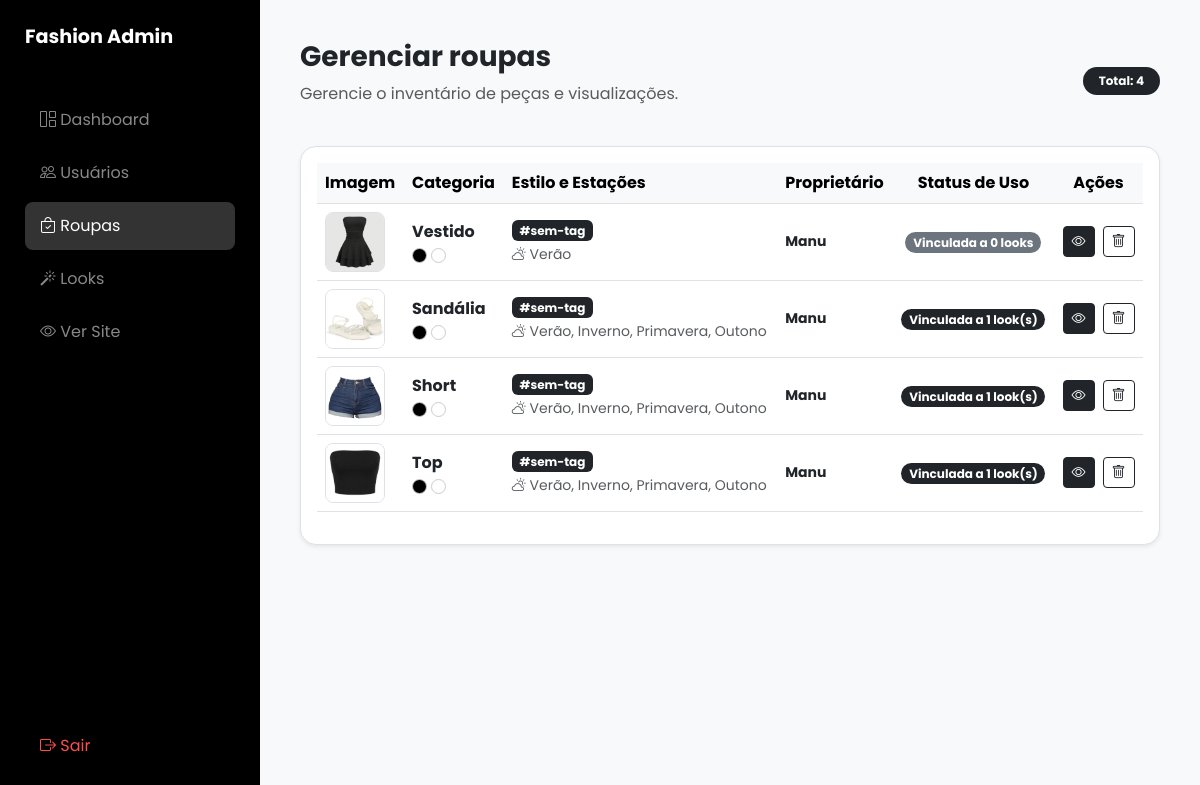
The app's page /TCC/admin/roupas_lista.php (signed in) with its own data.
### tables this page shows
CREATE TABLE IF NOT EXISTS `roupas` (
  `id` int NOT NULL AUTO_INCREMENT,
  `idusuario` int NOT NULL,
  `foto` varchar(255) NOT NULL,
  `cor1` varchar(20) DEFAULT NULL,
  `cor2` varchar(20) DEFAULT NULL,
  `idCategoria` int NOT NULL,
  `idEstacao` int DEFAULT NULL,
  `estacoes` varchar(255) DEFAULT NULL,
  `tags` text,
  PRIMARY KEY (`id`),
  KEY `idusuario` (`idusuario`),
  KEY `idCategoria` (`idCategoria`),
  KEY `fk_roupas_estacao` (`idEstacao`)
);

CREATE TABLE IF NOT EXISTS `categorias` (
  `id` int NOT NULL AUTO_INCREMENT,
  `nome` varchar(50) NOT NULL,
  PRIMARY KEY (`id`)
);

CREATE TABLE IF NOT EXISTS `usuarios` (
  `id` int NOT NULL AUTO_INCREMENT,
  `nome` varchar(100) NOT NULL,
  `nome_usuario` varchar(50) NOT NULL,
  `email` varchar(100) NOT NULL,
  `cpf` varchar(11) NOT NULL,
  `senha` varchar(255) NOT NULL,
  `token_redefinicao` varchar(255) DEFAULT NULL,
  `token_expires_at` datetime DEFAULT NULL,
  `foto` varchar(255) DEFAULT NULL,
  `telefone` varchar(20) DEFAULT NULL,
  `data_nascimento` date DEFAULT NULL,
  `nivel_acesso` enum('usuario','admin') NOT NULL DEFAULT 'usuario',
  PRIMARY KEY (`id`),
  UNIQUE KEY `nome_usuario` (`nome_usuario`),
  UNIQUE KEY `email` (`email`),
  UNIQUE KEY `cpf` (`cpf`)
);

### TCC/admin/roupas_lista.php (the view, shortened to what this page needs)
<?php
require_once("header_admin.php");
$resEstacoes = $con->query("SELECT id, nome FROM estacoes");
$estacoesMap = [];
while($est = $resEstacoes->fetch_assoc()){
    $estacoesMap[$est['id']] = $est['nome'];
}
$sql = "SELECT r.*, c.nome AS nome_categoria, u.nome AS nome_proprietario
        FROM roupas r
        LEFT JOIN categorias c ON r.idCategoria = c.id
        LEFT JOIN usuarios u ON r.idusuario = u.id
        ORDER BY r.id DESC";
$res = $con->query($sql);
?>
<div class="d-flex justify-content-between align-items-center mb-4">
    <div>
        <h1 class="fw-bold h3">Gerenciar roupas</h1>
        <p class="text-muted">Gerencie o inventário de peças e visualizações.</p>
    </div>
    <div class="text-end">
        <span class="badge bg-dark px-3 py-2 rounded-pill">Total: <?= $res->num_rows ?></span>
    </div>
</div>
<div class="f-table-container shadow-sm border rounded-4 bg-white p-3">
    <table class="table table-hover align-middle">
        <thead class="table-light">
            <tr>
                <th>Imagem</th>
                <th>Categoria</th>
                <th>Estilo e Estações</th>
                <th>Proprietário</th>
                <th class="text-center">Status de Uso</th>
                <th class="text-center">Ações</th>
            </tr>
        </thead>
        <tbody>
            <?php while($row = $res->fetch_assoc()):
                $nomesEstacoes = [];
                if (!empty($row['estacoes'])) {
                    $ids = explode(',', $row['estacoes']);
                    foreach ($ids as $id) {
                        if (isset($estacoesMap[$id])) {
                            $nomesEstacoes[] = $estacoesMap[$id];
                        }
                    }
                }
                $txtEstacoes = !empty($nomesEstacoes) ? implode(', ', $nomesEstacoes) : "Não definida";
                $idR = $row['id'];
                $checkLooks = $con->query("SELECT COUNT(*) as total FROM looks WHERE idroupa1=$idR OR idroupa2=$idR OR idroupa3=$idR OR idroupa5=$idR");
                $totalLooks = $checkLooks->fetch_assoc()['total'];
            ?>
            <tr>
                <td>
                    <img src="../<?= htmlspecialchars($row['foto']) ?>"
                         class="rounded-3 border"
                         style="width: 60px; height: 60px; object-fit: cover;"
                         onerror="this.src='../assets/img/roupas/default.jpg'">
                </td>
                <td>
                    <div class="fw-bold text-dark"><?= htmlspecialchars($row['nome_categoria']) ?></div>
                    <div class="d-flex gap-1 mt-1">
                        <div style="width:15px; height:15px; background:<?= $row['cor1'] ?>; border:1px solid #ccc; border-radius:50%"></div>
                        <div style="width:15px; height:15px; background:<?= $row['cor2'] ?>; border:1px solid #ccc; border-radius:50%"></div>
                    </div>
                </td>
                <td>
                    <span class="badge bg-dark">#<?= htmlspecialchars($row['tags'] ?: 'sem-tag') ?></span><br>
                    <small class="text-muted"><i class="bi bi-cloud-sun"></i> <?= $txtEstacoes ?></small>
                </td>
                <td>
                    <div class="small fw-bold"><?= htmlspecialchars($row['nome_proprietario']) ?></div>
                </td>
                <td class="text-center">
                    <?php if($totalLooks > 0): ?>
                        <span class="badge bg-dark rounded-pill">Vinculada a <?= $totalLooks ?> look(s)</span>
                    <?php else: ?>
                        <span class="badge bg-secondary rounded-pill text-white">Vinculada a 0 looks</span>
                    <?php endif; ?>
                </td>
                <td class="text-center">
                    <div class="d-flex justify-content-center gap-2">
                        <a href="roupas_editar.php?id=<?= $row['id'] ?>" class="btn btn-sm btn-dark">
                             <i class="bi bi-eye"></i>
                        </a>
                        <button type="button" class="btn btn-sm btn-outline-dark" data-bs-toggle="modal" data-bs-target="#modalExcluir" data-id="<?= $row['id'] ?>" data-nome="<?= htmlspecialchars($row['nome_categoria']) ?>">
                            <i class="bi bi-trash"></i>
                        </button>
                    </div>
                </td>
            </tr>
            <?php endwhile; ?>
        </tbody>
    </table>
</div>
<?php require_once("footer_admin.php"); ?>

### TCC/admin/css/estilo_admin.css (style rules this page uses)
body { font-family: 'Poppins', sans-serif; background: #f8f9fa; margin: 0; }

### records on screen
roupas: foto (picture), idCategoria.nome "Vestido", tags "sem-tag", txtEstacoes "Verão", idusuario.nome "Manu", shows "Vinculada a 0 looks"
roupas: foto (picture), idCategoria.nome "Sandália", tags "sem-tag", txtEstacoes "Verão, Inverno, Primavera, Outono", idusuario.nome "Manu", totalLooks "1"
roupas: foto (picture), idCategoria.nome "Short", tags "sem-tag", txtEstacoes "Verão, Inverno, Primavera, Outono", idusuario.nome "Manu", totalLooks "1"
roupas: foto (picture), idCategoria.nome "Top", tags "sem-tag", txtEstacoes "Verão, Inverno, Primavera, Outono", idusuario.nome "Manu", totalLooks "1"

### other values on screen
$res->num_rows "4"
